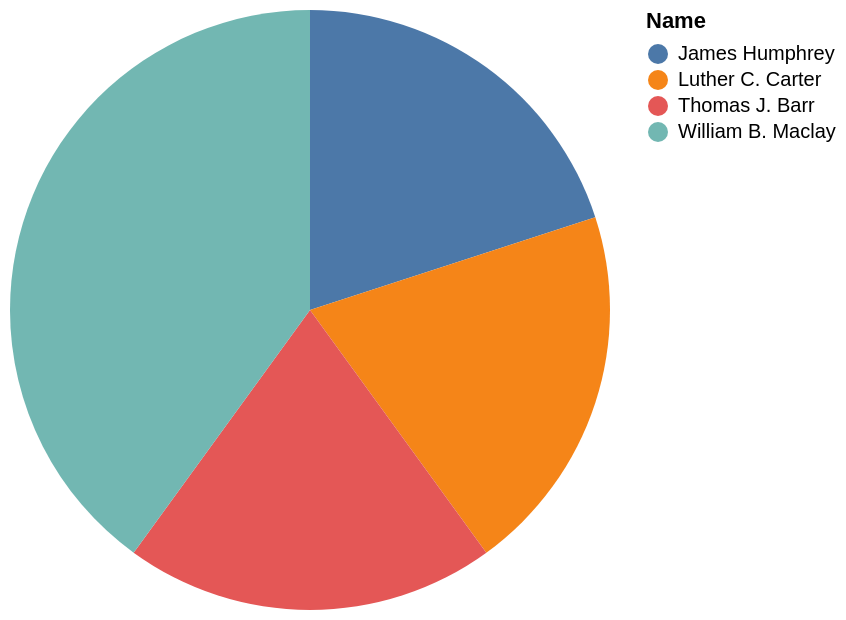

Write a Vega-Lite specification for this figure.
### Vega-Lite specification from a JSON file in a GitHub repository (floating-point values rounded to 4 significant figures)
{"data": {"values": [{"x_data": "James Humphrey", "y_data": 1}, {"x_data": "Luther C. Carter", "y_data": 1}, {"x_data": "Thomas J. Barr", "y_data": 1}, {"x_data": "William B. Maclay", "y_data": 2}]}, "mark": "arc", "encoding": {"theta": {"field": "y_data", "type": "quantitative", "title": "COUNT(*)"}, "color": {"field": "x_data", "type": "nominal", "title": "Name"}}}
